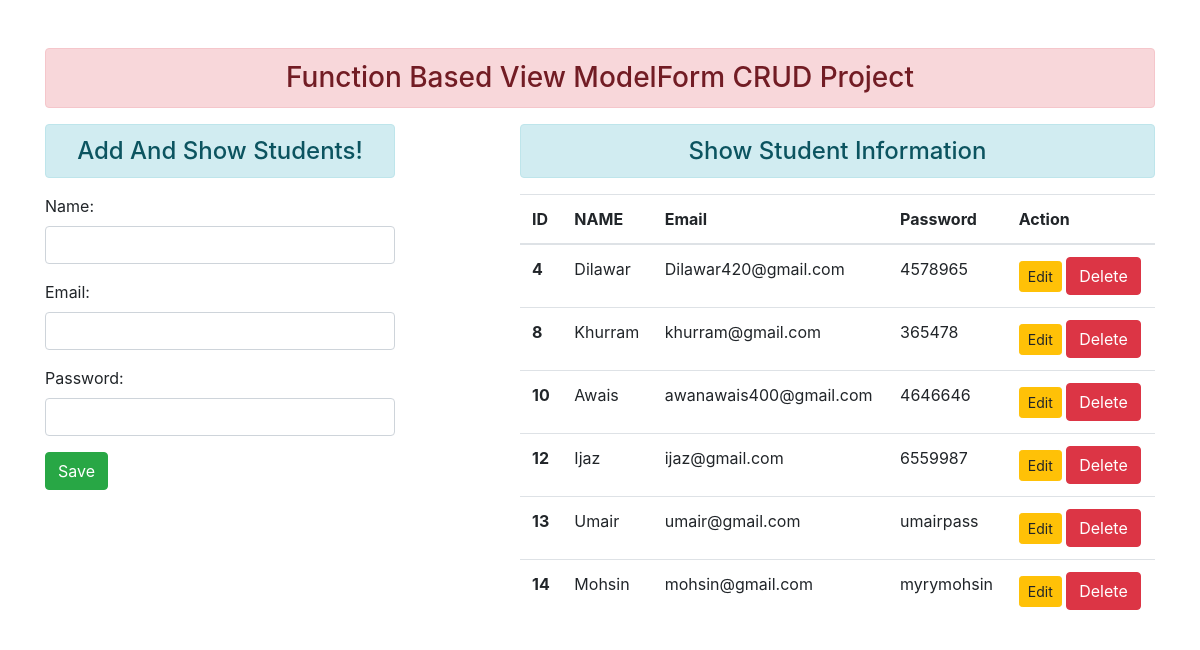
The page / on the database its author committed.
### enroll/models.py (models this page shows)
class User(models.Model):
    name=models.CharField(max_length=70)
    email=models.EmailField(max_length=100)
    password=models.CharField(max_length=100)

### enroll/views.py (the view)
# urls.py: path('',add_show_view,name="AddShow"),
def add_show_view(request):
    if request.method=="POST":
        fm=StudentRegistration(request.POST)
        if fm.is_valid():
            nm=fm.cleaned_data['name']
            em=fm.cleaned_data['email']
            ps=fm.cleaned_data['password']
            reg=User(name=nm,email=em,password=ps)
            reg.save()
            fm=StudentRegistration()
    else:
        fm=StudentRegistration()
    stud=User.objects.all()
    context={
        'form':fm,
        'stu':stud,
    }
    return render(request,'enroll/addandshow.html',context)

### enroll/forms.py
class StudentRegistration(forms.ModelForm):
    class Meta:
        model=User
        fields=['name','email','password']
        widgets={
            'name':forms.TextInput(attrs={'class':'form-control'}),
            'email':forms.EmailInput(attrs={'class':'form-control'}),
            'password':forms.PasswordInput(render_value=True , attrs={'class':'form-control'}),
        }

### enroll/templates/enroll/addandshow.html (shortened to what this page needs)
{% extends 'enroll/base.html'%} {% block content%}
<div class="row">
  <div class="col-sm-4">
    <h4 class="text-center alert alert-info">Add And Show Students!</h4>
    <form action="" method="post">
      {% csrf_token %} {{form.as_p}}
      <input type="submit" class="btn btn-success" value="Save" />
    </form>
  </div>
  <div class="col-sm-7 offset-1">
    <h4 class="text-center alert alert-info">Show Student Information</h4>
    {% if stu %}
    <table class="table table-hover">
        <thead>
            <tr>
                <th scope="col">ID</th>
                <th scope="col">NAME</th>
                <th scope="col">Email</th>
                <th scope="col">Password</th>
                <th scope="col">Action</th>
            </tr>
        </thead>
        <tbody>
            {% for st in stu%}
            <tr>
                <th scope="row">{{st.id}}</th>
                <td>{{st.name}}</td>
                <td>{{st.email}}</td>
                <td>{{st.password}}</td>
                <td>
                    <a href="{% url 'updatedata' st.id %}" class="btn btn-warning btn-sm">Edit</a>
                    <form action="{% url 'deletedata' st.id %}" method="post" class="d-inline">
                      <input type="submit" value="Delete" class="btn btn-danger ">
                    </form>
                </td>
            </tr>
            {% endfor %}
        </tbody>
    </table>
    {% else %}
    <h4 class="text-center alert alert-warning>No Responce</h4>
    {% endif %}
  </div>
</div>
{%endblock%}

### enroll/templates/enroll/base.html (shortened to what this page needs)
<!DOCTYPE html>
{% load static %}
<html lang="en">
<head>
    <link rel="stylesheet" href="{% static 'enroll/css/bootstrap.css' %}">
</head>
<body>
    <div class="container mt-5">
        <h3 class="text-center alert alert-danger" >
         Function Based View ModelForm CRUD Project
        </h3>
        {% block content %}
        {% endblock %}
    </div>
</body>
</html>

### rows shown on the page
User: id "4", name "Dilawar", email "Dilawar420@gmail.com", password "4578965"
User: id "8", name "Khurram", email "khurram@gmail.com", password "365478"
User: id "10", name "Awais", email "awanawais400@gmail.com", password "4646646"
User: id "12", name "Ijaz", email "ijaz@gmail.com", password "6559987"
User: id "13", name "Umair", email "umair@gmail.com", password "umairpass"
User: id "14", name "Mohsin", email "mohsin@gmail.com", password "myrymohsin"
